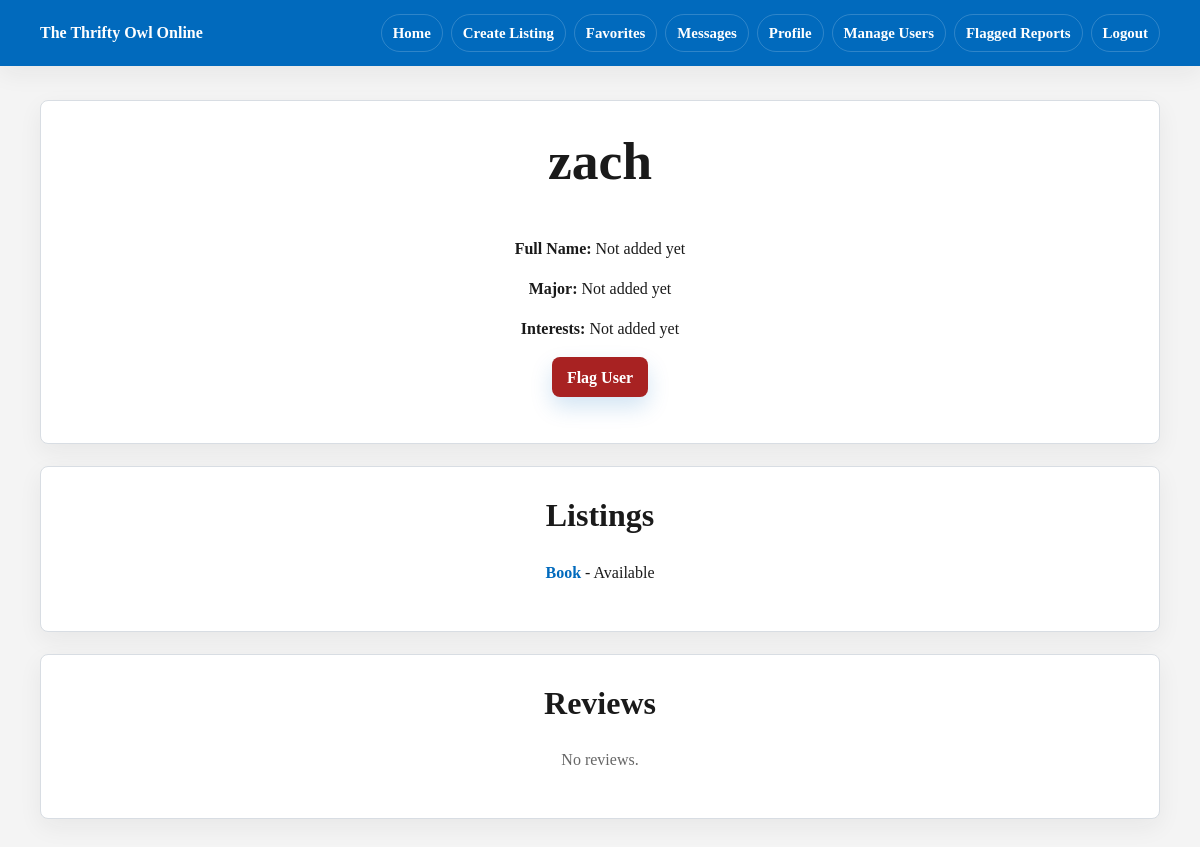
The page /profile/4 (signed in) on the database as committed earlier.
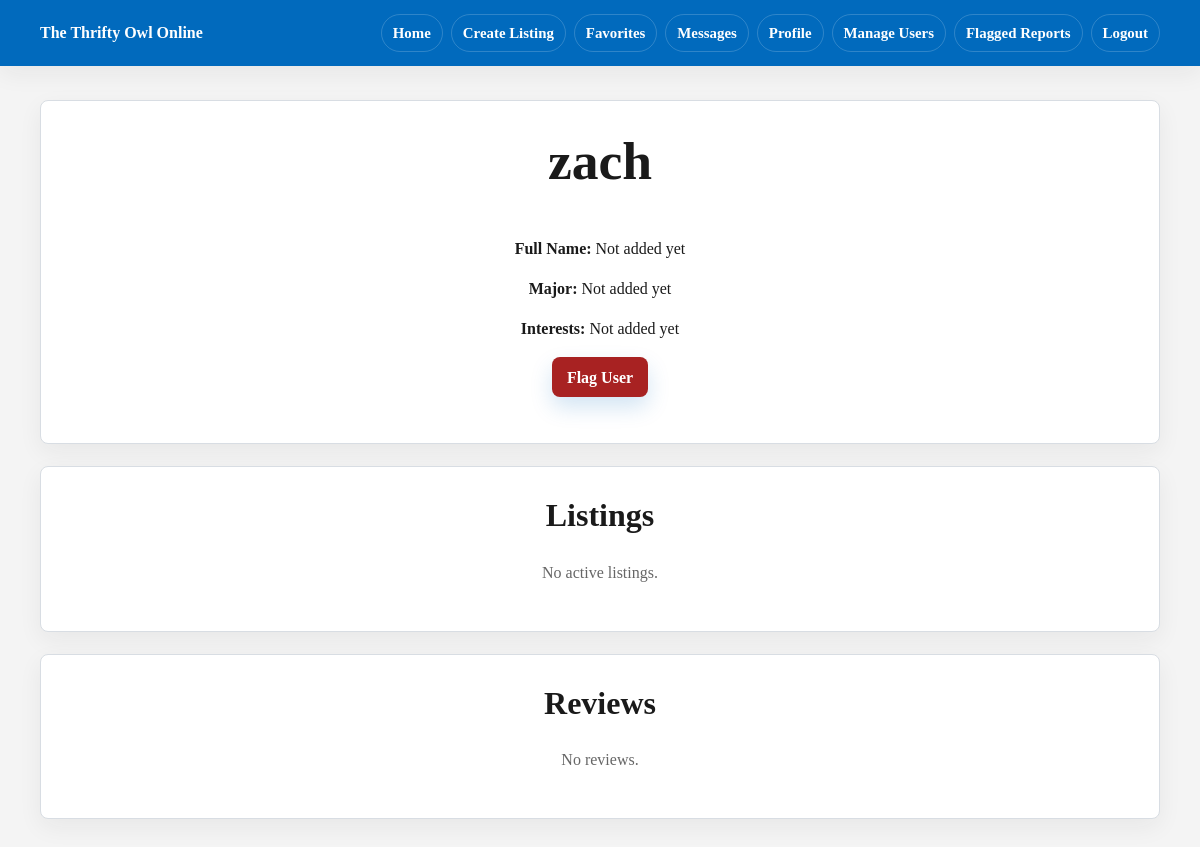
The same page on the database as committed later.
### app/models.py (models this page shows)
class Post(db.Model):
    __tablename__ = 'posts'
    id = db.Column(db.Integer, primary_key=True)
    title = db.Column(db.String(150), nullable=False)
    description = db.Column(db.String(300), nullable=False)
    category = db.Column(db.String(80), default='General')
    price = db.Column(db.Numeric(10, 2))
    condition = db.Column(db.String(80), default='Good')
    status = db.Column(db.String(80), default='Available')
    image = db.Column(db.String(200))  # optional image path
    is_active = db.Column(db.Boolean, default=True)
    created_at = db.Column(db.DateTime, default=datetime.utcnow)
    owner_id = db.Column(db.Integer, db.ForeignKey('users.id'), nullable=False)

### app/routes.py (the view)
@main.route('/profile/<int:user_id>')
@login_required
def view_profile(user_id):
    user = User.query.get_or_404(user_id)
    if user.id == current_user.id:
        return redirect(url_for('main.profile'))
    listings = (
        Post.query
        .filter_by(owner_id=user.id, is_active=True)
        .order_by(Post.created_at.desc())
        .all()
    )
    reviews = Review.query.filter_by(reviewed_id=user.id).order_by(Review.created_at.desc()).all()
    return render_template('view_profile.html', user=user, listings=listings, reviews=reviews)

### app/models.py (called while the page is built)
@login_manager.user_loader
def load_user(user_id):
    return User.query.get(int(user_id))

### app/templates/view_profile.html (shortened to what this page needs)
{% extends "base.html" %}
{% block content %}
<section class="card">
    <h1>{{ user.username }}</h1>
    <p><strong>Full Name:</strong> {{ user.name or 'Not added yet' }}</p>
    <p><strong>Major:</strong> {{ user.major or 'Not added yet' }}</p>
    <p><strong>Interests:</strong> {{ user.interests or 'Not added yet' }}</p>
    {% if user.id != current_user.id %}
    <p><a class="button danger" href="{{ url_for('main.report_user', user_id=user.id) }}">Flag User</a></p>
    {% endif %}
</section>
<section class="card">
    <h2>Listings</h2>
    {% for post in listings %}
    <p><a href="{{ url_for('main.view_post', post_id=post.id) }}">{{ post.title }}</a> - {{ post.status or 'Available' }}</p>
    {% else %}
    <p class="muted">No active listings.</p>
    {% endfor %}
</section>
<section class="card">
    <h2>Reviews</h2>
    {% for review in reviews %}
    <p>{{ review.rating }}/5 by {{ review.reviewer.username }}: {{ review.comment }}</p>
    {% else %}
    <p class="muted">No reviews.</p>
    {% endfor %}
</section>
{% endblock %}

Rows that differ between the two databases and show on the page:
no longer on this page (row edited): Post: title "Book", status "Available"
Other text that changed with them:
text now shown: "No active listings."
